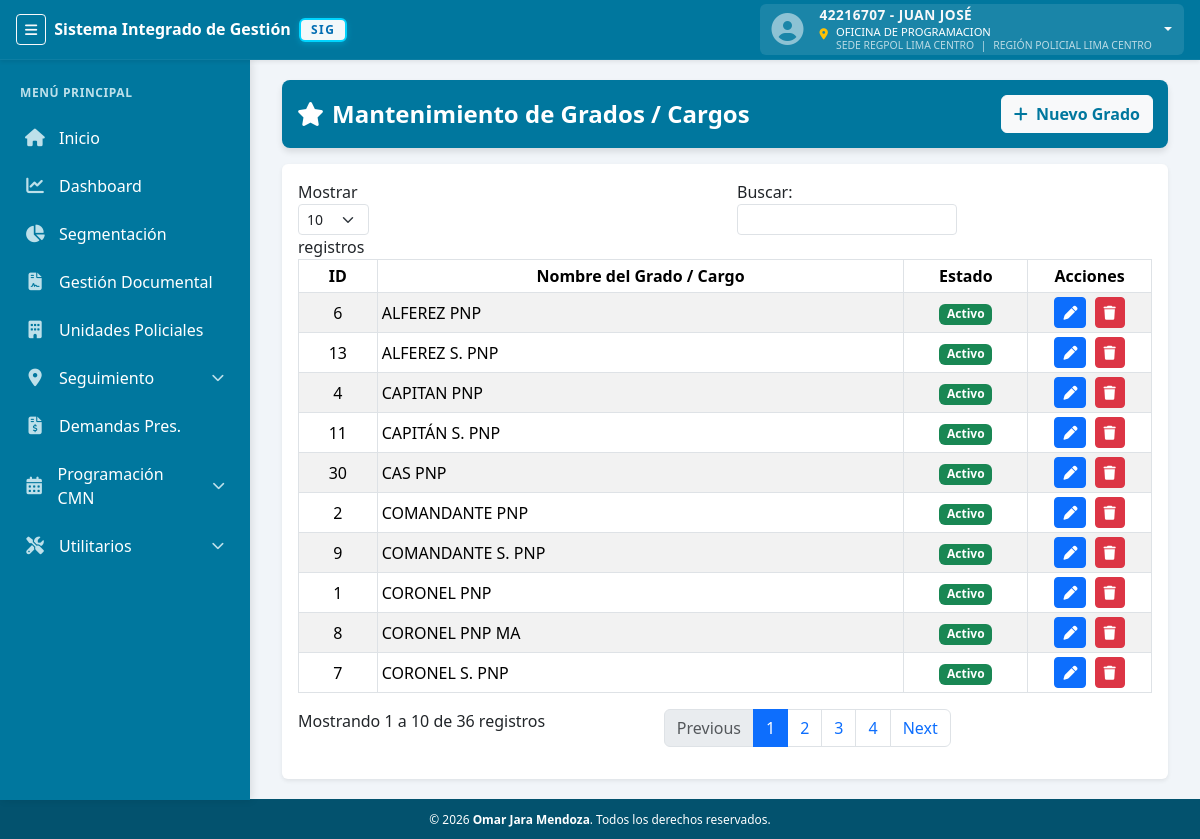
/vista/mae_grados.php (signed in), run on the app's committed database.
### tables this page shows
CREATE TABLE `modulos` (
  `id` int(11) NOT NULL,
  `nombre` varchar(100) NOT NULL COMMENT 'Nombre descriptivo del módulo',
  `slug` varchar(50) NOT NULL COMMENT 'Identificador único (snake_case)',
  `icono` varchar(50) DEFAULT 'fa-cube' COMMENT 'Icono FontAwesome',
  `enlace` varchar(255) DEFAULT '#',
  `categoria` varchar(50) DEFAULT 'OTROS',
  `color` varchar(20) DEFAULT '#00779e' COMMENT 'Color del módulo',
  `orden` int(11) DEFAULT 0 COMMENT 'Orden de visualización',
  `es_restringido` tinyint(1) DEFAULT 0 COMMENT '1 = Solo Admin/SuperAdmin (Configuración, Bitácoras)',
  `descripcion` text DEFAULT NULL COMMENT 'Descripción del módulo',
  `activo` tinyint(1) DEFAULT 1 COMMENT 'Estado del módulo',
  `created_at` timestamp NULL DEFAULT current_timestamp(),
  `updated_at` timestamp NULL DEFAULT current_timestamp() ON UPDATE current_timestamp()
);

CREATE TABLE `mae_grados` (
  `id_grado` int(11) NOT NULL,
  `nombre_grado` varchar(100) NOT NULL,
  `activo` tinyint(1) DEFAULT 1,
  `created_at` timestamp NULL DEFAULT current_timestamp()
);

### modelo/sesion_config.php (called while the page is built, shortened)
<?php
if (!function_exists('userCan')) {
    function userCan($modulo, $accion = 'VER') {
        $mod = strtoupper(trim($modulo));
        $acc = strtoupper(trim($accion));
        return isset($_SESSION['permisos'][$mod][$acc]) && $_SESSION['permisos'][$mod][$acc] === true;
    }
}

### modelo/GradoModelo.php (called while the page is built, shortened)
<?php
require_once 'conexion.php';
class GradoModelo
{
    private $db;
    public function __construct()
    {
        global $conexion;
        $this->db = $conexion;
    }
    public function listar()
    {
        $sql = "SELECT * FROM mae_grados ORDER BY nombre_grado ASC";
        $result = $this->db->query($sql);
        return $result->fetch_all(MYSQLI_ASSOC);
    }
}
?>

### vista/mae_grados.php (the view, shortened to what this page needs)
<?php
include 'layout/topbar.php';
include 'layout/sidebar.php';
require_once '../modelo/GradoModelo.php';
$modelo = new GradoModelo();
$lista = $modelo->listar();
?>
<div class="page-content" style="padding-top: 80px; padding-left: 20px; padding-right: 20px;">
    <div class="container-fluid">
        <div class="d-flex align-items-center justify-content-between sis-nav-container mb-3"
            style="background-color: #00779e; color: #fff; border-radius: 8px; padding: 15px; box-shadow: 0 4px 6px rgba(0,0,0,0.1);">
            <div class="d-flex align-items-center">
                <h4 class="m-0 fw-bold me-4"><i class="fa-solid fa-star me-2"></i>Mantenimiento de Grados / Cargos</h4>
            </div>
            <button class="btn btn-light fw-bold" style="color: #00779e;" onclick="abrirModal()">
                <i class="fa-solid fa-plus me-1"></i> Nuevo Grado
            </button>
        </div>
        <div class="card shadow-sm border-0">
            <div class="card-body">
                <div class="table-responsive">
                    <table id="tablaGrados"
                        class="table table-sm table-hover table-striped table-bordered align-middle text-center w-100">
                        <thead class="bg-dark text-white">
                            <tr>
                                <th style="width: 10%;">ID</th>
                                <th>Nombre del Grado / Cargo</th>
                                <th style="width: 15%;">Estado</th>
                                <th style="width: 15%;">Acciones</th>
                            </tr>
                        </thead>
                        <tbody>
                            <?php if (!empty($lista)): ?>
                                <?php foreach ($lista as $row): ?>
                                    <tr>
                                        <td><?= $row['id_grado'] ?></td>
                                        <td class="text-start"><?= htmlspecialchars($row['nombre_grado']) ?></td>
                                        <td>
                                            <?php if ($row['activo'] == 1): ?>
                                                <span class="badge bg-success">Activo</span>
                                            <?php else: ?>
                                                <span class="badge bg-danger">Inactivo</span>
                                            <?php endif; ?>
                                        </td>
                                        <td>
                                            <button class="btn btn-sm btn-primary me-1"
                                                onclick="editar(<?= $row['id_grado'] ?>)" title="Editar">
                                                <i class="fa-solid fa-pen"></i>
                                            </button>
                                            <button class="btn btn-sm btn-danger" onclick="eliminar(<?= $row['id_grado'] ?>)"
                                                title="Eliminar">
                                                <i class="fa-solid fa-trash"></i>
                                            </button>
                                        </td>
                                    </tr>
                                <?php endforeach; ?>
                            <?php endif; ?>
                        </tbody>
                    </table>
                </div>
            </div>
        </div>
    </div>
</div>
<?php include 'layout/footer.php'; ?>

### vista/layout/sidebar.php (shortened to what this page needs)
<?php
require_once __DIR__ . "/../../modelo/conexion.php";
$sqlModulos = "SELECT * FROM modulos WHERE activo = 1 ORDER BY orden ASC";
$resModulos = $conexion->query($sqlModulos);
$menuData = [
    'OPERATIVOS' => [],
    'AUXILIARES' => [],
    'UTILITARIOS' => [],
    'SISTEMA' => [],
    'OTROS' => []
];
while ($m = $resModulos->fetch_assoc()) {
    $slugFiltro = strtolower($m['slug'] ?? '');
    if (in_array($slugFiltro, ['destinos', 'ubicacion', 'ubicaciones', 'acerca']) || strpos($slugFiltro, 'acerca') !== false) continue;
    $cat = strtoupper($m['categoria'] ?? 'OTROS');
    $menuData[$cat][] = $m;
}
$current_uri = $_SERVER['REQUEST_URI'];
$base_url = (defined('BASE_URL') ? BASE_URL : '/');
?>
<aside id="sidebar" class="sidebar">
  <div class="main-title">Menú Principal</div>
  <div class="menu">
    <?php
    if (!function_exists('isUrlActive')) {
        function isUrlActive($current_uri, $enlace) {
            $path = parse_url($current_uri, PHP_URL_PATH);
            $file = basename($path);
            $enlaceFile = basename($enlace);
            return $file === $enlaceFile;
        }
    }
    if (!function_exists('getCleanUrl')) {
        function getCleanUrl($base, $enlace) {
            $enlace = str_replace(['../', './'], '', $enlace);
            $enlace = ltrim($enlace, '/');
            return $base . $enlace;
        }
    }
    ?>
    <?php foreach ($menuData['OPERATIVOS'] as $m): ?>
      <?php if (userCan($m['slug'])): ?>
        <?php
          $isActive = isUrlActive($current_uri, $m['enlace']);
          if ($m['slug'] === 'seguimiento'):
            $isSeguimientoActive = strpos($current_uri, 'seguimiento_pac.php') !== false || strpos($current_uri, 'seguimiento_menores.php') !== false;
        ?>
          <div class="has-submenu <?= $isSeguimientoActive ? 'active' : '' ?>" id="submenu-seguimiento">
            <a href="javascript:void(0);" class="submenu-toggle">
              <i class="fa-solid <?= $m['icono'] ?>"></i> <span><?= $m['nombre'] ?></span>
              <i class="fa-solid fa-chevron-down arrow"></i>
            </a>
          </div>
        <?php elseif ($m['slug'] === 'cmn'):
            $isCmnActive = strpos($current_uri, 'cmn_listado.php') !== false ||
                           strpos($current_uri, 'cmn_identificacion.php') !== false ||
                           strpos($current_uri, 'cmn_clasificacion.php') !== false ||
                           strpos($current_uri, 'cmn_consolidacion.php') !== false;
        ?>
          <div class="has-submenu <?= $isCmnActive ? 'active' : '' ?>" id="submenu-cmn">
            <a href="javascript:void(0);" class="submenu-toggle">
              <i class="fa-solid <?= $m['icono'] ?>"></i> <span><?= $m['nombre'] ?></span>
              <i class="fa-solid fa-chevron-down arrow"></i>
            </a>
          </div>
               <?php else: ?>
          <?php
            $raw_enlace = $m['enlace'] ?? '';
            $slugVar = strtolower($m['slug'] ?? '');
            if ($slugVar === 'inicio') {
                $raw_enlace = 'vista/inicio.php';
            } elseif ($slugVar === 'dashboard') {
                $raw_enlace = 'controlador/dashboard.php';
            } elseif (empty($raw_enlace) || $raw_enlace === '#') {
                $raw_enlace = '#';
            }
            $enlace_final = getCleanUrl($base_url, $raw_enlace);
          ?>
          <a href="<?= $enlace_final ?>"
            class="<?= $isActive ? 'active-link' : '' ?>">
            <i class="fa-solid <?= $m['icono'] ?>"></i> <span><?= $m['nombre'] ?></span>
          </a>
        <?php endif; ?>
      <?php endif; ?>
    <?php endforeach; ?>
    <?php
      $canSeeUtils = false;
      foreach ($menuData['UTILITARIOS'] as $m) { if (userCan($m['slug'])) { $canSeeUtils = true; break; } }
      if ($canSeeUtils):
        $isAnyUtilActive = false;
    ?>
      <div class="has-submenu <?= $isAnyUtilActive ? 'active' : '' ?>" id="submenu-utils">
        <a href="javascript:void(0);" class="submenu-toggle">
          <i class="fa-solid fa-screwdriver-wrench"></i> <span>Utilitarios</span>
          <i class="fa-solid fa-chevron-down arrow"></i>
        </a>
      </div>
    <?php endif; ?>
  </div>
</aside>

### public/css/estilos.css (style rules this page uses)
:root { --sidebar-width: 250px; --sidebar-collapsed-width: 70px; --topbar-height: 60px; --primary-color: #00779e; --secondary-color: #00779e; --accent-color: #ffc107; --text-light: #ffffff; --text-muted: #bde0ea; --bg-body: #f1f5f9; --transition-speed: 0.3s; }
body { background-color: var(--bg-body); font-family: 'Segoe UI', system-ui, -apple-system, sans-serif; min-height: 100vh; }
.sidebar { position: fixed; top: var(--topbar-height); left: 0; height: calc(100vh - var(--topbar-height)); width: var(--sidebar-width); background-color: var(--secondary-color); color: var(--text-light); transition: width var(--transition-speed); z-index: 1020; overflow-y: auto; box-shadow: 2px 0 8px rgba(0, 0, 0, 0.1); }
.sidebar .main-title { padding: 1.5rem 1.25rem 0.75rem; font-size: 0.75rem; font-weight: 700; text-transform: uppercase; color: var(--text-muted); letter-spacing: 0.05em; white-space: nowrap; overflow: hidden; text-overflow: ellipsis; }
.sidebar a { display: flex; align-items: center; gap: 12px; padding: 12px 20px; text-decoration: none; color: var(--text-light); transition: all var(--transition-speed); border-left: 3px solid transparent; }
.sidebar i { width: 24px; text-align: center; font-size: 1.1rem; color: var(--text-muted); transition: color var(--transition-speed); }
.has-submenu .arrow { margin-left: auto; font-size: 0.8rem; transition: transform var(--transition-speed); }
.page-content { margin-left: var(--sidebar-width); padding: calc(var(--topbar-height) + 20px) 20px 20px 20px; transition: margin-left var(--transition-speed); width: auto; min-height: calc(100vh - var(--topbar-height)); box-sizing: border-box; }

### vista/layout/footer.php (style rules this page uses)
body { display: flex; flex-direction: column; min-height: 100vh; }
.page-content { flex: 1; }

### data on the page
modulos: nombre "Inicio"
modulos: nombre "Dashboard"
modulos: nombre "Segmentación"
modulos: nombre "Gestión Documental"
modulos: nombre "Unidades Policiales"
modulos: nombre "Seguimiento"
modulos: nombre "Demandas Pres."
modulos: nombre "Programación CMN"
mae_grados: id_grado "6", nombre_grado "ALFEREZ PNP", activo "Activo"
mae_grados: id_grado "13", nombre_grado "ALFEREZ S. PNP", activo "Activo"
mae_grados: id_grado "4", nombre_grado "CAPITAN PNP", activo "Activo"
mae_grados: id_grado "11", nombre_grado "CAPITÁN S. PNP", activo "Activo"
mae_grados: id_grado "30", nombre_grado "CAS PNP", activo "Activo"
mae_grados: id_grado "2", nombre_grado "COMANDANTE PNP", activo "Activo"
mae_grados: id_grado "9", nombre_grado "COMANDANTE S. PNP", activo "Activo"
mae_grados: id_grado "1", nombre_grado "CORONEL PNP", activo "Activo"
mae_grados: id_grado "8", nombre_grado "CORONEL PNP MA", activo "Activo"
mae_grados: id_grado "7", nombre_grado "CORONEL S. PNP", activo "Activo"

### other printed values
$_SESSION["dni"] "42216707"
$_SESSION["nombre"] "JUAN JOSÉ"
$subunidad "OFICINA DE PROGRAMACION"
$division "SEDE REGPOL LIMA CENTRO"
$region "REGIÓN POLICIAL LIMA CENTRO"
